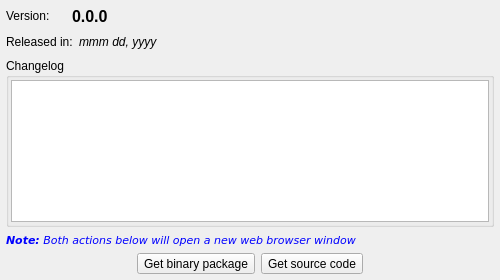
<?xml version="1.0" encoding="UTF-8"?>
<ui version="4.0">
 <class>UpdateNotifierWidget</class>
 <widget class="QWidget" name="UpdateNotifierWidget">
  <property name="modal" stdset="0">
   <bool>false</bool>
  </property>
  <property name="windowModality">
   <enum>Qt::WindowModal</enum>
  </property>
  <property name="geometry">
   <rect>
    <x>0</x>
    <y>0</y>
    <width>500</width>
    <height>280</height>
   </rect>
  </property>
  <property name="minimumSize">
   <size>
    <width>500</width>
    <height>280</height>
   </size>
  </property>
  <property name="windowTitle">
   <string>Update Notifier</string>
  </property>
  <property name="autoFillBackground">
   <bool>false</bool>
  </property>
  <property name="styleSheet">
   <string notr="true"/>
  </property>
  <layout class="QVBoxLayout" name="verticalLayout">
   <property name="spacing">
    <number>0</number>
   </property>
   <property name="leftMargin">
    <number>0</number>
   </property>
   <property name="topMargin">
    <number>0</number>
   </property>
   <property name="rightMargin">
    <number>0</number>
   </property>
   <property name="bottomMargin">
    <number>0</number>
   </property>
   <item>
    <widget class="QFrame" name="frame">
     <property name="frameShape">
      <enum>QFrame::NoFrame</enum>
     </property>
     <property name="frameShadow">
      <enum>QFrame::Raised</enum>
     </property>
     <layout class="QVBoxLayout" name="verticalLayout_3">
      <property name="leftMargin">
       <number>6</number>
      </property>
      <property name="topMargin">
       <number>6</number>
      </property>
      <property name="rightMargin">
       <number>6</number>
      </property>
      <property name="bottomMargin">
       <number>6</number>
      </property>
      <item>
       <layout class="QHBoxLayout" name="horizontalLayout_2">
        <item>
         <widget class="QLabel" name="version_lbl">
          <property name="sizePolicy">
           <sizepolicy hsizetype="Preferred" vsizetype="Preferred">
            <horstretch>0</horstretch>
            <verstretch>0</verstretch>
           </sizepolicy>
          </property>
          <property name="minimumSize">
           <size>
            <width>60</width>
            <height>20</height>
           </size>
          </property>
          <property name="maximumSize">
           <size>
            <width>16777215</width>
            <height>16777215</height>
           </size>
          </property>
          <property name="text">
           <string>Version:</string>
          </property>
         </widget>
        </item>
        <item>
         <widget class="QLabel" name="ver_num_lbl">
          <property name="sizePolicy">
           <sizepolicy hsizetype="Expanding" vsizetype="Preferred">
            <horstretch>0</horstretch>
            <verstretch>0</verstretch>
           </sizepolicy>
          </property>
          <property name="font">
           <font>
            <pointsize>12</pointsize>
            <weight>75</weight>
            <bold>true</bold>
           </font>
          </property>
          <property name="text">
           <string>0.0.0</string>
          </property>
         </widget>
        </item>
       </layout>
      </item>
      <item>
       <layout class="QHBoxLayout" name="horizontalLayout_3">
        <item>
         <widget class="QLabel" name="date_lbl">
          <property name="sizePolicy">
           <sizepolicy hsizetype="Preferred" vsizetype="Preferred">
            <horstretch>0</horstretch>
            <verstretch>0</verstretch>
           </sizepolicy>
          </property>
          <property name="minimumSize">
           <size>
            <width>60</width>
            <height>20</height>
           </size>
          </property>
          <property name="maximumSize">
           <size>
            <width>16777215</width>
            <height>16777215</height>
           </size>
          </property>
          <property name="text">
           <string>Released in:</string>
          </property>
         </widget>
        </item>
        <item>
         <widget class="QLabel" name="ver_date_lbl">
          <property name="sizePolicy">
           <sizepolicy hsizetype="Expanding" vsizetype="Preferred">
            <horstretch>0</horstretch>
            <verstretch>0</verstretch>
           </sizepolicy>
          </property>
          <property name="font">
           <font>
            <weight>50</weight>
            <italic>true</italic>
            <bold>false</bold>
           </font>
          </property>
          <property name="text">
           <string>mmm dd, yyyy</string>
          </property>
         </widget>
        </item>
       </layout>
      </item>
      <item>
       <widget class="QGroupBox" name="changelog_gb">
        <property name="title">
         <string>Changelog</string>
        </property>
        <layout class="QVBoxLayout" name="verticalLayout_2">
         <property name="leftMargin">
          <number>2</number>
         </property>
         <property name="topMargin">
          <number>2</number>
         </property>
         <property name="rightMargin">
          <number>2</number>
         </property>
         <property name="bottomMargin">
          <number>2</number>
         </property>
         <item>
          <widget class="QTextEdit" name="changelog_txt">
           <property name="font">
            <font>
             <pointsize>8</pointsize>
            </font>
           </property>
           <property name="frameShadow">
            <enum>QFrame::Sunken</enum>
           </property>
           <property name="sizeAdjustPolicy">
            <enum>QAbstractScrollArea::AdjustToContents</enum>
           </property>
           <property name="undoRedoEnabled">
            <bool>false</bool>
           </property>
           <property name="lineWrapMode">
            <enum>QTextEdit::WidgetWidth</enum>
           </property>
           <property name="readOnly">
            <bool>true</bool>
           </property>
           <property name="textInteractionFlags">
            <set>Qt::TextSelectableByKeyboard|Qt::TextSelectableByMouse</set>
           </property>
          </widget>
         </item>
        </layout>
       </widget>
      </item>
      <item>
       <widget class="QLabel" name="recv_tab_hint_lbl">
        <property name="enabled">
         <bool>true</bool>
        </property>
        <property name="sizePolicy">
         <sizepolicy hsizetype="Expanding" vsizetype="Preferred">
          <horstretch>0</horstretch>
          <verstretch>0</verstretch>
         </sizepolicy>
        </property>
        <property name="palette">
         <palette>
          <active>
           <colorrole role="WindowText">
            <brush brushstyle="SolidPattern">
             <color alpha="255">
              <red>0</red>
              <green>0</green>
              <blue>255</blue>
             </color>
            </brush>
           </colorrole>
          </active>
          <inactive>
           <colorrole role="WindowText">
            <brush brushstyle="SolidPattern">
             <color alpha="255">
              <red>0</red>
              <green>0</green>
              <blue>255</blue>
             </color>
            </brush>
           </colorrole>
          </inactive>
          <disabled>
           <colorrole role="WindowText">
            <brush brushstyle="SolidPattern">
             <color alpha="255">
              <red>117</red>
              <green>114</green>
              <blue>112</blue>
             </color>
            </brush>
           </colorrole>
          </disabled>
         </palette>
        </property>
        <property name="font">
         <font>
          <family>DejaVu Sans</family>
          <pointsize>8</pointsize>
          <italic>true</italic>
         </font>
        </property>
        <property name="text">
         <string>&lt;strong&gt;Note:&lt;/strong&gt; Both actions below will open a new web browser window</string>
        </property>
        <property name="textFormat">
         <enum>Qt::RichText</enum>
        </property>
        <property name="wordWrap">
         <bool>true</bool>
        </property>
       </widget>
      </item>
      <item>
       <layout class="QHBoxLayout" name="horizontalLayout">
        <item>
         <spacer name="horizontalSpacer_2">
          <property name="orientation">
           <enum>Qt::Horizontal</enum>
          </property>
          <property name="sizeHint" stdset="0">
           <size>
            <width>40</width>
            <height>20</height>
           </size>
          </property>
         </spacer>
        </item>
        <item>
         <widget class="QToolButton" name="get_binary_tb">
          <property name="minimumSize">
           <size>
            <width>0</width>
            <height>0</height>
           </size>
          </property>
          <property name="toolTip">
           <string>Show raw text errors or information.</string>
          </property>
          <property name="text">
           <string>Get binary package</string>
          </property>
          <property name="icon">
           <iconset resource="../res/resources.qrc">
            <normaloff>:/icones/icones/dl_binary.png</normaloff>:/icones/icones/dl_binary.png</iconset>
          </property>
          <property name="iconSize">
           <size>
            <width>22</width>
            <height>22</height>
           </size>
          </property>
          <property name="checkable">
           <bool>false</bool>
          </property>
          <property name="toolButtonStyle">
           <enum>Qt::ToolButtonTextBesideIcon</enum>
          </property>
         </widget>
        </item>
        <item>
         <widget class="QToolButton" name="get_source_tb">
          <property name="minimumSize">
           <size>
            <width>0</width>
            <height>0</height>
           </size>
          </property>
          <property name="toolTip">
           <string>Show raw text errors or information.</string>
          </property>
          <property name="text">
           <string>Get source code</string>
          </property>
          <property name="icon">
           <iconset resource="../res/resources.qrc">
            <normaloff>:/icones/icones/dl_source.png</normaloff>:/icones/icones/dl_source.png</iconset>
          </property>
          <property name="iconSize">
           <size>
            <width>22</width>
            <height>22</height>
           </size>
          </property>
          <property name="checkable">
           <bool>false</bool>
          </property>
          <property name="toolButtonStyle">
           <enum>Qt::ToolButtonTextBesideIcon</enum>
          </property>
         </widget>
        </item>
        <item>
         <spacer name="horizontalSpacer">
          <property name="orientation">
           <enum>Qt::Horizontal</enum>
          </property>
          <property name="sizeHint" stdset="0">
           <size>
            <width>40</width>
            <height>20</height>
           </size>
          </property>
         </spacer>
        </item>
       </layout>
      </item>
     </layout>
    </widget>
   </item>
  </layout>
 </widget>
 <resources>
  <include location="../res/resources.qrc"/>
 </resources>
 <connections/>
</ui>
